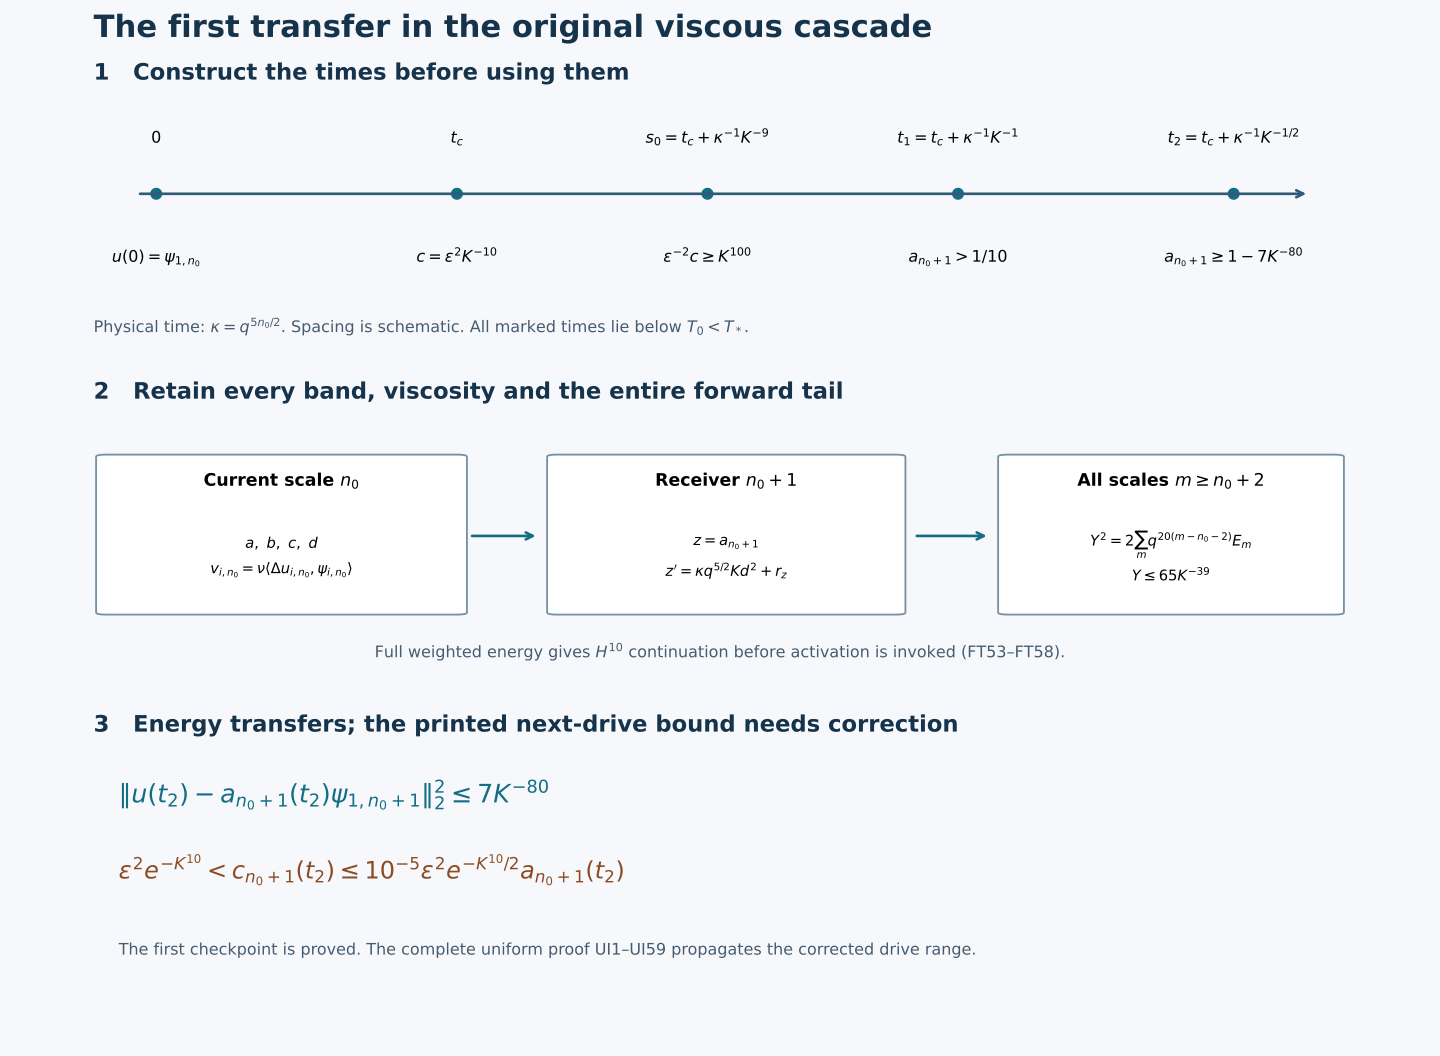

The Python source for this figure:
"""Reproduce the original-coordinate first-transfer mechanism diagram."""
from pathlib import Path
import matplotlib
matplotlib.use('Agg')
import matplotlib.pyplot as plt
from matplotlib.patches import FancyBboxPatch
R=Path(__file__).resolve().parent
plt.rcParams.update({'font.family':'DejaVu Sans','font.size':13,'mathtext.fontset':'dejavusans'})
fig=plt.figure(figsize=(15,11),facecolor='#f6f8fb')
axs=[fig.add_axes([.065,.69,.87,.23]),fig.add_axes([.065,.37,.87,.25]),fig.add_axes([.065,.06,.87,.24])]
for ax in axs: ax.set_xlim(0,1);ax.set_ylim(0,1);ax.axis('off')
fig.text(.065,.965,'The first transfer in the original viscous cascade',fontsize=23,weight='bold',color='#16334c')
ax=axs[0]
ax.text(0,1.02,'1   Construct the times before using them',fontsize=17,weight='bold',color='#16334c')
ax.annotate('',xy=(.97,.55),xytext=(.035,.55),arrowprops={'arrowstyle':'->','lw':2,'color':'#315a78'})
xs=[.05,.29,.49,.69,.91]
labels=[r'$0$',r'$t_c$',r'$s_0=t_c+\kappa^{-1}K^{-9}$',r'$t_1=t_c+\kappa^{-1}K^{-1}$',r'$t_2=t_c+\kappa^{-1}K^{-1/2}$']
for x,label in zip(xs,labels):
 ax.plot(x,.55,'o',color='#136e83',ms=8)
 ax.text(x,.76,label,ha='center',fontsize=12)
ax.text(.05,.27,r'$u(0)=\psi_{1,n_0}$',ha='center',fontsize=12)
ax.text(.29,.27,r'$c=\epsilon^2K^{-10}$',ha='center',fontsize=12)
ax.text(.49,.27,r'$\epsilon^{-2}c\geq K^{100}$',ha='center',fontsize=12)
ax.text(.69,.27,r'$a_{n_0+1}>1/10$',ha='center',fontsize=12)
ax.text(.91,.27,r'$a_{n_0+1}\geq1-7K^{-80}$',ha='center',fontsize=12)
ax.text(0,-.02,r'Physical time: $\kappa=q^{5n_0/2}$. Spacing is schematic. All marked times lie below $T_0<T_*$.',fontsize=12,color='#465b70')
ax=axs[1]
ax.text(0,1.01,'2   Retain every band, viscosity and the entire forward tail',fontsize=17,weight='bold',color='#16334c')
for x,w,title,content in [
 (.01,.28,r'Current scale $n_0$',r'$a,\ b,\ c,\ d$'+'\n'+r'$v_{i,n_0}=\nu\langle\Delta u_{i,n_0},\psi_{i,n_0}\rangle$'),
 (.37,.27,r'Receiver $n_0+1$',r'$z=a_{n_0+1}$'+'\n'+r'$z^\prime=\kappa q^{5/2}Kd^2+r_z$'),
 (.73,.26,r'All scales $m\geq n_0+2$',r'$Y^2=2\sum_m q^{20(m-n_0-2)}E_m$'+'\n'+r'$Y\leq65K^{-39}$')]:
 ax.add_patch(FancyBboxPatch((x,.2),w,.59,boxstyle='round,pad=.008',facecolor='white',edgecolor='#7892a5',lw=1.4))
 ax.text(x+w/2,.68,title,ha='center',fontsize=13,weight='bold')
 ax.text(x+w/2,.41,content,ha='center',va='center',fontsize=11,linespacing=2)
for lo,hi in [(.30,.355),(.655,.715)]:
 ax.annotate('',xy=(hi,.49),xytext=(lo,.49),arrowprops={'arrowstyle':'->','lw':2,'color':'#136e83'})
ax.text(.5,.03,r'Full weighted energy gives $H^{10}$ continuation before activation is invoked (FT53–FT58).',ha='center',fontsize=12,color='#465b70')
ax=axs[2]
ax.text(0,1.03,'3   Energy transfers; the printed next-drive bound needs correction',fontsize=17,weight='bold',color='#16334c')
ax.text(.02,.75,r'$\|u(t_2)-a_{n_0+1}(t_2)\psi_{1,n_0+1}\|_2^2\leq7K^{-80}$',fontsize=19,color='#136e83')
ax.text(.02,.45,r'$\epsilon^2e^{-K^{10}}<c_{n_0+1}(t_2)\leq10^{-5}\epsilon^2e^{-K^{10}/2}a_{n_0+1}(t_2)$',fontsize=18,color='#8b4b23')
ax.text(.02,.15,'The first checkpoint is proved. The complete uniform proof UI1–UI59 propagates the corrected drive range.',fontsize=12,color='#465b70')
fig.savefig(R/'original-viscous-first-transfer.png',dpi=150,facecolor=fig.get_facecolor())
fig.savefig(R/'original-viscous-first-transfer.svg',facecolor=fig.get_facecolor())
plt.close(fig)
